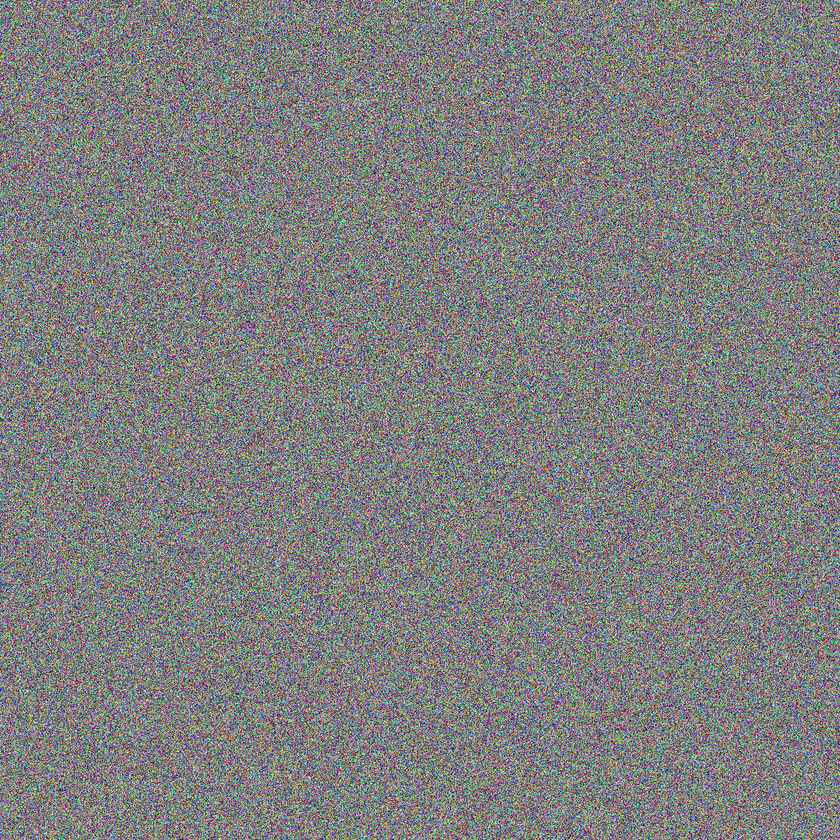
#> input picture data/encrypted/boat.png, 840 x 840 px, shrunk from 1055 x 1055 before the run, found by its file name
$ python histogram.py
#> lines starting #> are read from the running program, lines starting #| are printed output that depends on the picture
import cv2
import matplotlib.pyplot as plt
import os
from dotenv import load_dotenv

# Load environment variables
load_dotenv()

def histogram(img_path, save_path):
    # Ensure the file exists
#> called with img_path = 'data/encrypted/boat.png', save_path = 'data/boat.png'
    if not os.path.exists(img_path):
        print(f"Error: Image not found at {img_path}")
        return

    # Load image
    imageObj = cv2.imread(img_path)
#> imageObj is the input picture: shape (840, 840, 3); mean B, G, R 127.5, 127.5, 127.4
    if imageObj is None:
        print(f"Error: Unable to read image {img_path}")
        return

    # Close any open figures before creating new ones
    plt.close('all')

    # Display original image
    plt.figure(figsize=(5, 5))
    plt.axis("off")
    plt.title("Original Image")
    plt.imshow(cv2.cvtColor(imageObj, cv2.COLOR_BGR2RGB))
    plt.show()
    plt.close()

    # Get RGB histograms
    blue_hist = cv2.calcHist([imageObj], [0], None, [256], [0, 256])
#> blue_hist = 256 values, max 4975 at index 125, min 180 at index 254, mean 2756.2
    green_hist = cv2.calcHist([imageObj], [1], None, [256], [0, 256])
#> green_hist = 256 values, max 5017 at index 137, min 198 at index 1, mean 2756.2
    red_hist = cv2.calcHist([imageObj], [2], None, [256], [0, 256])
#> red_hist = 256 values, max 5089 at index 126, min 199 at index 254, mean 2756.2

    # Create histogram plots
    plt.figure(figsize=(6, 8))

    plt.subplot(3, 1, 1)
    plt.title("Histogram of Blue")
    plt.hist(blue_hist, color="blue")

    plt.subplot(3, 1, 2)
    plt.title("Histogram of Green")
    plt.hist(green_hist, color="green")

    plt.subplot(3, 1, 3)
    plt.title("Histogram of Red")
    plt.hist(red_hist, color="red")

    # Adjust layout
    plt.tight_layout()

    # Ensure save directory exists
    os.makedirs(os.path.dirname(save_path), exist_ok=True)

    # Save histogram
    plt.savefig(save_path)
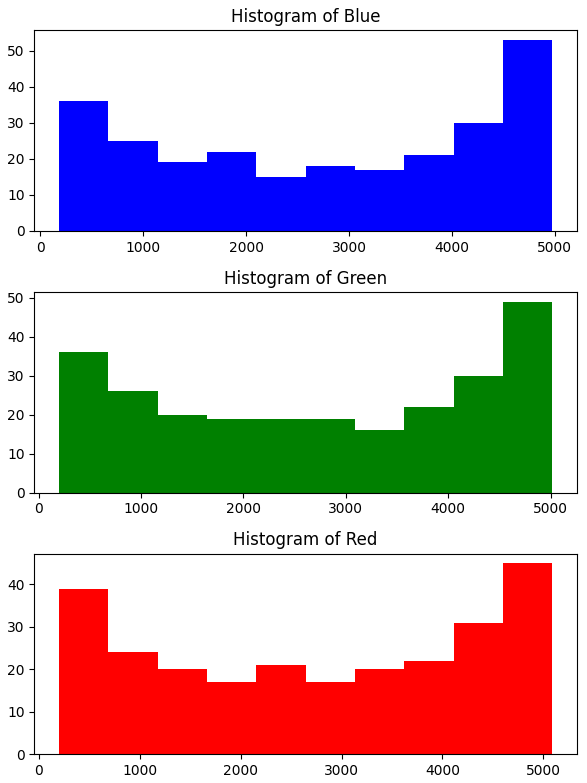
#> figure drawn by matplotlib, 3 panels; panel 1: tallest bar 53 high, from x = 4495.5 to 4975; panel 2: tallest bar 49 high, from x = 4535.1 to 5017; panel 3: tallest bar 45 high, from x = 4600 to 5089
    plt.show()
    plt.close()


histogram("data/encrypted/boat.png", "data/boat.png")

# [18 lines of commented-out code are left out]
